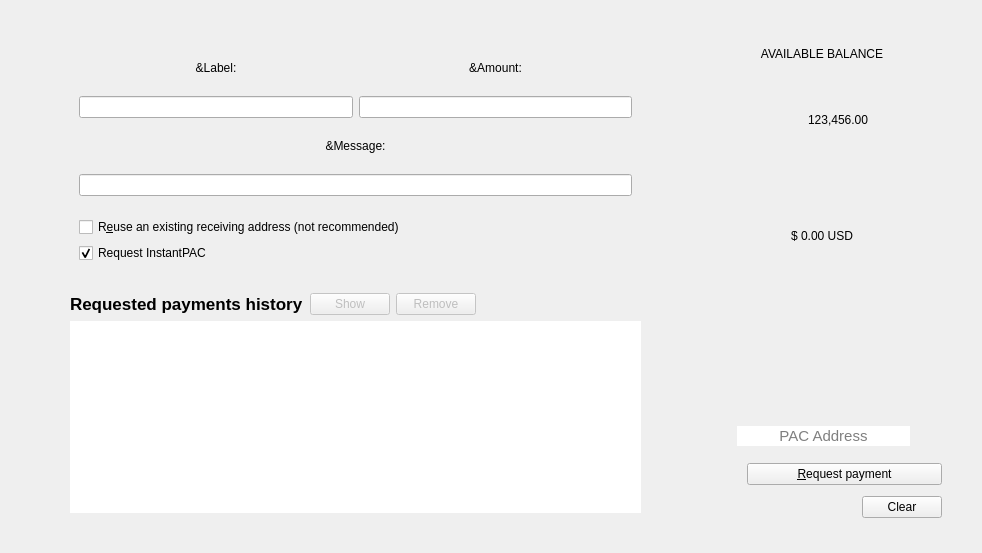
<?xml version="1.0" encoding="UTF-8"?>
<ui version="4.0">
 <class>ReceiveCoinsDialog</class>
 <widget class="QWidget" name="ReceiveCoinsDialog">
  <property name="geometry">
   <rect>
    <x>0</x>
    <y>0</y>
    <width>982</width>
    <height>553</height>
   </rect>
  </property>
  <property name="sizePolicy">
   <sizepolicy hsizetype="Preferred" vsizetype="Expanding">
    <horstretch>0</horstretch>
    <verstretch>0</verstretch>
   </sizepolicy>
  </property>
  <property name="styleSheet">
   <string notr="true">QFrame{
  border:none;
}</string>
  </property>
  <property name="class" stdset="0">
   <string>container</string>
  </property>
  <layout class="QVBoxLayout" name="verticalLayout" stretch="0">
   <item>
    <widget class="QFrame" name="container">
     <property name="sizePolicy">
      <sizepolicy hsizetype="Preferred" vsizetype="MinimumExpanding">
       <horstretch>0</horstretch>
       <verstretch>0</verstretch>
      </sizepolicy>
     </property>
     <layout class="QHBoxLayout" name="horizontalLayout_3">
      <item>
       <widget class="QFrame" name="gridFrame">
        <property name="sizePolicy">
         <sizepolicy hsizetype="Expanding" vsizetype="MinimumExpanding">
          <horstretch>0</horstretch>
          <verstretch>0</verstretch>
         </sizepolicy>
        </property>
        <property name="maximumSize">
         <size>
          <width>16777215</width>
          <height>16777215</height>
         </size>
        </property>
        <layout class="QGridLayout" name="gridForLeft">
         <property name="leftMargin">
          <number>50</number>
         </property>
         <property name="topMargin">
          <number>17</number>
         </property>
         <property name="rightMargin">
          <number>50</number>
         </property>
         <property name="bottomMargin">
          <number>20</number>
         </property>
         <item row="1" column="0">
          <widget class="QFrame" name="verticalFrame">
           <property name="minimumSize">
            <size>
             <width>0</width>
             <height>250</height>
            </size>
           </property>
           <property name="maximumSize">
            <size>
             <width>16777215</width>
             <height>450</height>
            </size>
           </property>
           <layout class="QVBoxLayout" name="formLayouts">
            <item>
             <layout class="QHBoxLayout" name="horizontalLayout_6">
              <item>
               <widget class="QLabel" name="label_2">
                <property name="sizePolicy">
                 <sizepolicy hsizetype="Preferred" vsizetype="Fixed">
                  <horstretch>0</horstretch>
                  <verstretch>0</verstretch>
                 </sizepolicy>
                </property>
                <property name="toolTip">
                 <string>An optional label to associate with the new receiving address.</string>
                </property>
                <property name="text">
                 <string>&amp;Label:</string>
                </property>
                <property name="alignment">
                 <set>Qt::AlignCenter</set>
                </property>
                <property name="class" stdset="0">
                 <string>titleLabel</string>
                </property>
               </widget>
              </item>
              <item>
               <widget class="QLabel" name="label">
                <property name="sizePolicy">
                 <sizepolicy hsizetype="Preferred" vsizetype="Fixed">
                  <horstretch>0</horstretch>
                  <verstretch>0</verstretch>
                 </sizepolicy>
                </property>
                <property name="maximumSize">
                 <size>
                  <width>300</width>
                  <height>16777215</height>
                 </size>
                </property>
                <property name="toolTip">
                 <string>An optional amount to request. Leave this empty or zero to not request a specific amount.</string>
                </property>
                <property name="text">
                 <string>&amp;Amount:</string>
                </property>
                <property name="alignment">
                 <set>Qt::AlignCenter</set>
                </property>
                <property name="class" stdset="0">
                 <string>titleLabel</string>
                </property>
               </widget>
              </item>
             </layout>
            </item>
            <item>
             <layout class="QHBoxLayout" name="labelLayout">
              <item>
               <widget class="QLineEdit" name="reqLabel">
                <property name="sizePolicy">
                 <sizepolicy hsizetype="Expanding" vsizetype="Fixed">
                  <horstretch>0</horstretch>
                  <verstretch>0</verstretch>
                 </sizepolicy>
                </property>
                <property name="minimumSize">
                 <size>
                  <width>200</width>
                  <height>0</height>
                 </size>
                </property>
                <property name="maximumSize">
                 <size>
                  <width>16777215</width>
                  <height>16777215</height>
                 </size>
                </property>
                <property name="toolTip">
                 <string>An optional label to associate with the new receiving address.</string>
                </property>
                <property name="alignment">
                 <set>Qt::AlignCenter</set>
                </property>
                <property name="class" stdset="0">
                 <string>LineEdit</string>
                </property>
               </widget>
              </item>
              <item>
               <widget class="BitcoinAmountField" name="reqAmount">
                <property name="sizePolicy">
                 <sizepolicy hsizetype="Expanding" vsizetype="Fixed">
                  <horstretch>0</horstretch>
                  <verstretch>0</verstretch>
                 </sizepolicy>
                </property>
                <property name="minimumSize">
                 <size>
                  <width>0</width>
                  <height>0</height>
                 </size>
                </property>
                <property name="maximumSize">
                 <size>
                  <width>300</width>
                  <height>16777215</height>
                 </size>
                </property>
                <property name="toolTip">
                 <string>An optional amount to request. Leave this empty or zero to not request a specific amount.</string>
                </property>
                <property name="styleSheet">
                 <string notr="true"/>
                </property>
                <property name="class" stdset="0">
                 <string>LineEdit</string>
                </property>
               </widget>
              </item>
             </layout>
            </item>
            <item>
             <widget class="QLabel" name="label_3">
              <property name="sizePolicy">
               <sizepolicy hsizetype="Preferred" vsizetype="Fixed">
                <horstretch>0</horstretch>
                <verstretch>0</verstretch>
               </sizepolicy>
              </property>
              <property name="toolTip">
               <string>An optional message to attach to the payment request, which will be displayed when the request is opened. Note: The message will not be sent with the payment over the Paccoin network.</string>
              </property>
              <property name="text">
               <string>&amp;Message:</string>
              </property>
              <property name="alignment">
               <set>Qt::AlignCenter</set>
              </property>
              <property name="class" stdset="0">
               <string>titleLabel</string>
              </property>
             </widget>
            </item>
            <item>
             <layout class="QHBoxLayout" name="messageLayout">
              <item>
               <widget class="QLineEdit" name="reqMessage">
                <property name="sizePolicy">
                 <sizepolicy hsizetype="Expanding" vsizetype="Fixed">
                  <horstretch>0</horstretch>
                  <verstretch>0</verstretch>
                 </sizepolicy>
                </property>
                <property name="minimumSize">
                 <size>
                  <width>0</width>
                  <height>0</height>
                 </size>
                </property>
                <property name="maximumSize">
                 <size>
                  <width>16777215</width>
                  <height>16777215</height>
                 </size>
                </property>
                <property name="toolTip">
                 <string>An optional message to attach to the payment request, which will be displayed when the request is opened.&lt;br&gt;Note: The message will not be sent with the payment over the Paccoin network.</string>
                </property>
                <property name="class" stdset="0">
                 <string>LineEdit</string>
                </property>
               </widget>
              </item>
             </layout>
            </item>
            <item>
             <layout class="QVBoxLayout" name="verticalLayout_2">
              <item>
               <widget class="QCheckBox" name="reuseAddress">
                <property name="sizePolicy">
                 <sizepolicy hsizetype="Expanding" vsizetype="Fixed">
                  <horstretch>0</horstretch>
                  <verstretch>0</verstretch>
                 </sizepolicy>
                </property>
                <property name="minimumSize">
                 <size>
                  <width>0</width>
                  <height>0</height>
                 </size>
                </property>
                <property name="toolTip">
                 <string>Reuse one of the previously used receiving addresses.&lt;br&gt;Reusing addresses has security and privacy issues.&lt;br&gt;Do not use this unless re-generating a payment request made before.</string>
                </property>
                <property name="text">
                 <string>R&amp;euse an existing receiving address (not recommended)</string>
                </property>
               </widget>
              </item>
              <item>
               <widget class="QCheckBox" name="checkUseInstantSend">
                <property name="sizePolicy">
                 <sizepolicy hsizetype="Expanding" vsizetype="Fixed">
                  <horstretch>0</horstretch>
                  <verstretch>0</verstretch>
                 </sizepolicy>
                </property>
                <property name="minimumSize">
                 <size>
                  <width>150</width>
                  <height>0</height>
                 </size>
                </property>
                <property name="maximumSize">
                 <size>
                  <width>16777215</width>
                  <height>16777215</height>
                 </size>
                </property>
                <property name="text">
                 <string>Request InstantPAC</string>
                </property>
                <property name="checked">
                 <bool>true</bool>
                </property>
               </widget>
              </item>
             </layout>
            </item>
           </layout>
          </widget>
         </item>
         <item row="2" column="0">
          <layout class="QHBoxLayout" name="horizontalLayout_2">
           <item>
            <widget class="QLabel" name="label_6">
             <property name="sizePolicy">
              <sizepolicy hsizetype="Preferred" vsizetype="Fixed">
               <horstretch>0</horstretch>
               <verstretch>0</verstretch>
              </sizepolicy>
             </property>
             <property name="font">
              <font>
               <pointsize>13</pointsize>
               <weight>75</weight>
               <bold>true</bold>
              </font>
             </property>
             <property name="text">
              <string>Requested payments history</string>
             </property>
            </widget>
           </item>
           <item>
            <widget class="QPushButton" name="showRequestButton">
             <property name="enabled">
              <bool>false</bool>
             </property>
             <property name="toolTip">
              <string>Show the selected request (does the same as double clicking an entry)</string>
             </property>
             <property name="styleSheet">
              <string notr="true"/>
             </property>
             <property name="text">
              <string>Show</string>
             </property>
             <property name="autoDefault">
              <bool>false</bool>
             </property>
             <property name="class" stdset="0">
              <string>linkButton</string>
             </property>
            </widget>
           </item>
           <item>
            <widget class="QPushButton" name="removeRequestButton">
             <property name="enabled">
              <bool>false</bool>
             </property>
             <property name="toolTip">
              <string>Remove the selected entries from the list</string>
             </property>
             <property name="styleSheet">
              <string notr="true"/>
             </property>
             <property name="text">
              <string>Remove</string>
             </property>
             <property name="autoDefault">
              <bool>false</bool>
             </property>
             <property name="class" stdset="0">
              <string>linkButton</string>
             </property>
            </widget>
           </item>
           <item>
            <spacer name="horizontalSpacer_2">
             <property name="orientation">
              <enum>Qt::Horizontal</enum>
             </property>
             <property name="sizeType">
              <enum>QSizePolicy::Expanding</enum>
             </property>
             <property name="sizeHint" stdset="0">
              <size>
               <width>0</width>
               <height>0</height>
              </size>
             </property>
            </spacer>
           </item>
          </layout>
         </item>
         <item row="4" column="0">
          <widget class="QTableView" name="recentRequestsView">
           <property name="sizePolicy">
            <sizepolicy hsizetype="Expanding" vsizetype="Preferred">
             <horstretch>0</horstretch>
             <verstretch>0</verstretch>
            </sizepolicy>
           </property>
           <property name="minimumSize">
            <size>
             <width>0</width>
             <height>0</height>
            </size>
           </property>
           <property name="maximumSize">
            <size>
             <width>16777215</width>
             <height>16777215</height>
            </size>
           </property>
           <property name="contextMenuPolicy">
            <enum>Qt::CustomContextMenu</enum>
           </property>
           <property name="styleSheet">
            <string notr="true"/>
           </property>
           <property name="tabKeyNavigation">
            <bool>false</bool>
           </property>
           <property name="sortingEnabled">
            <bool>true</bool>
           </property>
          </widget>
         </item>
        </layout>
       </widget>
      </item>
      <item>
       <widget class="QFrame" name="QRCodeFrame">
        <property name="sizePolicy">
         <sizepolicy hsizetype="Fixed" vsizetype="Preferred">
          <horstretch>0</horstretch>
          <verstretch>0</verstretch>
         </sizepolicy>
        </property>
        <property name="minimumSize">
         <size>
          <width>0</width>
          <height>0</height>
         </size>
        </property>
        <property name="maximumSize">
         <size>
          <width>450</width>
          <height>16777215</height>
         </size>
        </property>
        <layout class="QVBoxLayout" name="verticalLayout_4">
         <property name="spacing">
          <number>2</number>
         </property>
         <property name="leftMargin">
          <number>5</number>
         </property>
         <property name="topMargin">
          <number>27</number>
         </property>
         <property name="rightMargin">
          <number>20</number>
         </property>
         <property name="bottomMargin">
          <number>15</number>
         </property>
         <item>
          <widget class="QLabel" name="label_5">
           <property name="sizePolicy">
            <sizepolicy hsizetype="Preferred" vsizetype="Fixed">
             <horstretch>0</horstretch>
             <verstretch>0</verstretch>
            </sizepolicy>
           </property>
           <property name="minimumSize">
            <size>
             <width>0</width>
             <height>0</height>
            </size>
           </property>
           <property name="text">
            <string>AVAILABLE BALANCE</string>
           </property>
           <property name="alignment">
            <set>Qt::AlignCenter</set>
           </property>
           <property name="class" stdset="0">
            <string>titleLabel</string>
           </property>
          </widget>
         </item>
         <item>
          <layout class="QHBoxLayout" name="horizontalLayout_5">
           <item>
            <spacer name="horizontalSpacer">
             <property name="orientation">
              <enum>Qt::Horizontal</enum>
             </property>
             <property name="sizeHint" stdset="0">
              <size>
               <width>40</width>
               <height>20</height>
              </size>
             </property>
            </spacer>
           </item>
           <item>
            <widget class="QLabel" name="iconLabelAvailableBalance">
             <property name="sizePolicy">
              <sizepolicy hsizetype="Fixed" vsizetype="Fixed">
               <horstretch>0</horstretch>
               <verstretch>0</verstretch>
              </sizepolicy>
             </property>
             <property name="minimumSize">
              <size>
               <width>30</width>
               <height>30</height>
              </size>
             </property>
             <property name="text">
              <string/>
             </property>
            </widget>
           </item>
           <item>
            <widget class="QLabel" name="labelBalance">
             <property name="minimumSize">
              <size>
               <width>0</width>
               <height>0</height>
              </size>
             </property>
             <property name="text">
              <string>123,456.00</string>
             </property>
             <property name="class" stdset="0">
              <string>pacCoinsLabel</string>
             </property>
            </widget>
           </item>
           <item>
            <spacer name="horizontalSpacer_5">
             <property name="orientation">
              <enum>Qt::Horizontal</enum>
             </property>
             <property name="sizeHint" stdset="0">
              <size>
               <width>40</width>
               <height>20</height>
              </size>
             </property>
            </spacer>
           </item>
          </layout>
         </item>
         <item>
          <widget class="QLabel" name="labelAvailableUSD">
           <property name="minimumSize">
            <size>
             <width>0</width>
             <height>0</height>
            </size>
           </property>
           <property name="text">
            <string>$ 0.00 USD</string>
           </property>
           <property name="alignment">
            <set>Qt::AlignCenter</set>
           </property>
           <property name="class" stdset="0">
            <string>usdLabel</string>
           </property>
          </widget>
         </item>
         <item>
          <spacer name="verticalSpacer_2">
           <property name="orientation">
            <enum>Qt::Vertical</enum>
           </property>
           <property name="sizeType">
            <enum>QSizePolicy::Preferred</enum>
           </property>
           <property name="sizeHint" stdset="0">
            <size>
             <width>0</width>
             <height>0</height>
            </size>
           </property>
          </spacer>
         </item>
         <item>
          <widget class="QFrame" name="frame">
           <property name="sizePolicy">
            <sizepolicy hsizetype="Preferred" vsizetype="Preferred">
             <horstretch>0</horstretch>
             <verstretch>0</verstretch>
            </sizepolicy>
           </property>
           <property name="maximumSize">
            <size>
             <width>400</width>
             <height>400</height>
            </size>
           </property>
           <layout class="QHBoxLayout" name="qrLayoutContainer"/>
          </widget>
         </item>
         <item>
          <spacer name="verticalSpacer_3">
           <property name="orientation">
            <enum>Qt::Vertical</enum>
           </property>
           <property name="sizeType">
            <enum>QSizePolicy::Fixed</enum>
           </property>
           <property name="sizeHint" stdset="0">
            <size>
             <width>0</width>
             <height>10</height>
            </size>
           </property>
          </spacer>
         </item>
         <item>
          <layout class="QHBoxLayout" name="horizontalLayout_7">
           <item>
            <spacer name="horizontalSpacer_7">
             <property name="orientation">
              <enum>Qt::Horizontal</enum>
             </property>
             <property name="sizeType">
              <enum>QSizePolicy::Fixed</enum>
             </property>
             <property name="sizeHint" stdset="0">
              <size>
               <width>35</width>
               <height>20</height>
              </size>
             </property>
            </spacer>
           </item>
           <item>
            <widget class="QLineEdit" name="lineEditCurrentAddress">
             <property name="enabled">
              <bool>true</bool>
             </property>
             <property name="sizePolicy">
              <sizepolicy hsizetype="MinimumExpanding" vsizetype="Fixed">
               <horstretch>0</horstretch>
               <verstretch>0</verstretch>
              </sizepolicy>
             </property>
             <property name="minimumSize">
              <size>
               <width>0</width>
               <height>0</height>
              </size>
             </property>
             <property name="maximumSize">
              <size>
               <width>300</width>
               <height>16777215</height>
              </size>
             </property>
             <property name="font">
              <font>
               <pointsize>11</pointsize>
              </font>
             </property>
             <property name="acceptDrops">
              <bool>false</bool>
             </property>
             <property name="toolTip">
              <string>Last PAC Address generated</string>
             </property>
             <property name="toolTipDuration">
              <number>2</number>
             </property>
             <property name="whatsThis">
              <string>Last PAC Address</string>
             </property>
             <property name="locale">
              <locale language="English" country="UnitedStates"/>
             </property>
             <property name="inputMethodHints">
              <set>Qt::ImhNone</set>
             </property>
             <property name="inputMask">
              <string/>
             </property>
             <property name="text">
              <string/>
             </property>
             <property name="frame">
              <bool>false</bool>
             </property>
             <property name="alignment">
              <set>Qt::AlignCenter</set>
             </property>
             <property name="readOnly">
              <bool>true</bool>
             </property>
             <property name="placeholderText">
              <string>PAC Address</string>
             </property>
             <property name="clearButtonEnabled">
              <bool>false</bool>
             </property>
             <property name="class" stdset="0">
              <string>LineEditMedium</string>
             </property>
            </widget>
           </item>
           <item>
            <widget class="QToolButton" name="btnCopyLastAddress">
             <property name="minimumSize">
              <size>
               <width>0</width>
               <height>0</height>
              </size>
             </property>
             <property name="maximumSize">
              <size>
               <width>30</width>
               <height>30</height>
              </size>
             </property>
             <property name="toolTip">
              <string>Copy Last PAC Address Generated</string>
             </property>
             <property name="text">
              <string/>
             </property>
             <property name="icon">
              <iconset resource="../paccoin.qrc">
               <normaloff>:/icons/pac/editcopy</normaloff>:/icons/pac/editcopy</iconset>
             </property>
             <property name="iconSize">
              <size>
               <width>24</width>
               <height>24</height>
              </size>
             </property>
             <property name="checkable">
              <bool>false</bool>
             </property>
             <property name="autoRepeat">
              <bool>false</bool>
             </property>
             <property name="autoExclusive">
              <bool>false</bool>
             </property>
             <property name="popupMode">
              <enum>QToolButton::InstantPopup</enum>
             </property>
             <property name="toolButtonStyle">
              <enum>Qt::ToolButtonIconOnly</enum>
             </property>
             <property name="autoRaise">
              <bool>true</bool>
             </property>
             <property name="arrowType">
              <enum>Qt::NoArrow</enum>
             </property>
             <property name="class" stdset="0">
              <string>QuickButton</string>
             </property>
            </widget>
           </item>
          </layout>
         </item>
         <item>
          <spacer name="verticalSpacer">
           <property name="orientation">
            <enum>Qt::Vertical</enum>
           </property>
           <property name="sizeType">
            <enum>QSizePolicy::Preferred</enum>
           </property>
           <property name="sizeHint" stdset="0">
            <size>
             <width>0</width>
             <height>10</height>
            </size>
           </property>
          </spacer>
         </item>
         <item>
          <layout class="QHBoxLayout" name="horizontalLayout">
           <item>
            <spacer name="horizontalSpacer_6">
             <property name="orientation">
              <enum>Qt::Horizontal</enum>
             </property>
             <property name="sizeType">
              <enum>QSizePolicy::Fixed</enum>
             </property>
             <property name="sizeHint" stdset="0">
              <size>
               <width>45</width>
               <height>10</height>
              </size>
             </property>
            </spacer>
           </item>
           <item>
            <widget class="QPushButton" name="receiveButton">
             <property name="sizePolicy">
              <sizepolicy hsizetype="MinimumExpanding" vsizetype="Fixed">
               <horstretch>0</horstretch>
               <verstretch>0</verstretch>
              </sizepolicy>
             </property>
             <property name="minimumSize">
              <size>
               <width>0</width>
               <height>0</height>
              </size>
             </property>
             <property name="maximumSize">
              <size>
               <width>16777215</width>
               <height>16777215</height>
              </size>
             </property>
             <property name="toolTip">
              <string>Request a Payment and generates the Address and QRCode</string>
             </property>
             <property name="text">
              <string>&amp;Request payment</string>
             </property>
             <property name="class" stdset="0">
              <string>accentButton</string>
             </property>
            </widget>
           </item>
          </layout>
         </item>
         <item>
          <layout class="QHBoxLayout" name="horizontaLayoutlButton">
           <property name="topMargin">
            <number>9</number>
           </property>
           <item>
            <spacer name="horizontalSpacer_3">
             <property name="orientation">
              <enum>Qt::Horizontal</enum>
             </property>
             <property name="sizeType">
              <enum>QSizePolicy::Expanding</enum>
             </property>
             <property name="sizeHint" stdset="0">
              <size>
               <width>160</width>
               <height>20</height>
              </size>
             </property>
            </spacer>
           </item>
           <item>
            <widget class="QPushButton" name="clearButton">
             <property name="sizePolicy">
              <sizepolicy hsizetype="Fixed" vsizetype="Fixed">
               <horstretch>0</horstretch>
               <verstretch>0</verstretch>
              </sizepolicy>
             </property>
             <property name="minimumSize">
              <size>
               <width>0</width>
               <height>0</height>
              </size>
             </property>
             <property name="maximumSize">
              <size>
               <width>16777215</width>
               <height>16777215</height>
              </size>
             </property>
             <property name="toolTip">
              <string>Clear all fields of the form.</string>
             </property>
             <property name="layoutDirection">
              <enum>Qt::LeftToRight</enum>
             </property>
             <property name="text">
              <string>Clear</string>
             </property>
             <property name="autoDefault">
              <bool>false</bool>
             </property>
            </widget>
           </item>
          </layout>
         </item>
        </layout>
       </widget>
      </item>
     </layout>
    </widget>
   </item>
  </layout>
 </widget>
 <customwidgets>
  <customwidget>
   <class>BitcoinAmountField</class>
   <extends>QLineEdit</extends>
   <header>bitcoinamountfield.h</header>
   <container>1</container>
  </customwidget>
 </customwidgets>
 <tabstops>
  <tabstop>showRequestButton</tabstop>
  <tabstop>removeRequestButton</tabstop>
 </tabstops>
 <resources>
  <include location="../paccoin.qrc"/>
 </resources>
 <connections/>
</ui>
